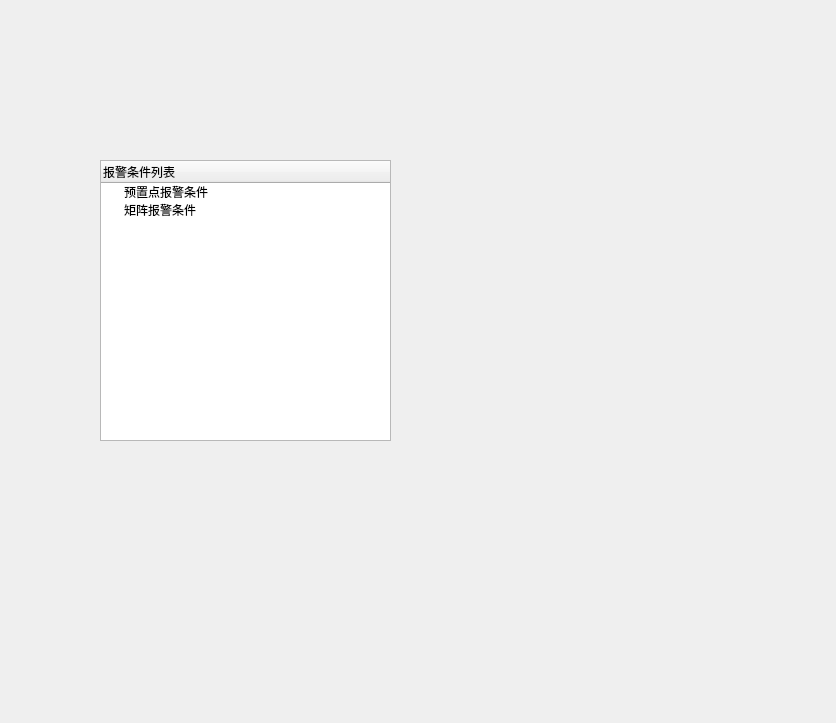
<?xml version="1.0" encoding="UTF-8"?>
<ui version="4.0">
 <class>TreeWidgetTest</class>
 <widget class="QWidget" name="TreeWidgetTest">
  <property name="geometry">
   <rect>
    <x>0</x>
    <y>0</y>
    <width>836</width>
    <height>723</height>
   </rect>
  </property>
  <property name="windowTitle">
   <string>TreeWidgetTest</string>
  </property>
  <widget class="QTreeWidget" name="id_treewidget_matrix">
   <property name="geometry">
    <rect>
     <x>100</x>
     <y>160</y>
     <width>291</width>
     <height>281</height>
    </rect>
   </property>
   <column>
    <property name="text">
     <string>报警条件列表</string>
    </property>
   </column>
   <item>
    <property name="text">
     <string>预置点报警条件</string>
    </property>
   </item>
   <item>
    <property name="text">
     <string>矩阵报警条件</string>
    </property>
   </item>
  </widget>
 </widget>
 <layoutdefault spacing="6" margin="11"/>
 <resources/>
 <connections/>
</ui>
